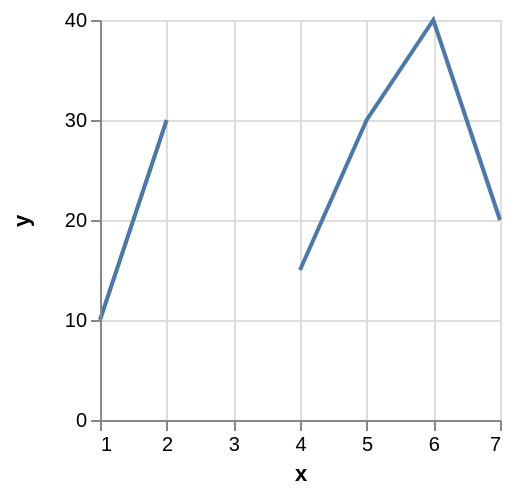

Vega-Lite specification stored for this chart:
### Vega specification from a JSON file in a GitHub repository (floating-point values rounded to 4 significant figures)
{"$schema": "https://vega.github.io/schema/vega/v3.json", "description": "A simple bar chart with embedded data.", "autosize": "pad", "padding": 5, "width": 200, "height": 200, "style": "cell", "data": [{"name": "source_0", "values": [{"x": 1, "y": 10}, {"x": 2, "y": 30}, {"x": 3, "y": null}, {"x": 4, "y": 15}, {"x": 5, "y": 30}, {"x": 6, "y": 40}, {"x": 7, "y": 20}]}, {"name": "data_0", "source": "source_0", "transform": [{"type": "formula", "expr": "toNumber(datum[\"x\"])", "as": "x"}, {"type": "formula", "expr": "toNumber(datum[\"y\"])", "as": "y"}]}], "marks": [{"name": "marks", "type": "line", "style": ["line"], "sort": {"field": "datum[\"x\"]", "order": "descending"}, "from": {"data": "data_0"}, "encode": {"update": {"stroke": {"value": "#4c78a8"}, "x": {"scale": "x", "field": "x"}, "y": {"scale": "y", "field": "y"}, "defined": {"signal": "datum[\"x\"] !== null && !isNaN(datum[\"x\"]) && datum[\"y\"] !== null && !isNaN(datum[\"y\"])"}}}}], "scales": [{"name": "x", "type": "linear", "domain": {"data": "data_0", "field": "x"}, "range": [0, {"signal": "width"}], "nice": true, "zero": false}, {"name": "y", "type": "linear", "domain": {"data": "data_0", "field": "y"}, "range": [{"signal": "height"}, 0], "nice": true, "zero": true}], "axes": [{"scale": "x", "orient": "bottom", "title": "x", "labelFlush": true, "labelOverlap": true, "tickCount": {"signal": "ceil(width/40)"}, "zindex": 1}, {"scale": "x", "orient": "bottom", "grid": true, "tickCount": {"signal": "ceil(width/40)"}, "gridScale": "y", "domain": false, "labels": false, "maxExtent": 0, "minExtent": 0, "ticks": false, "zindex": 0}, {"scale": "y", "orient": "left", "title": "y", "labelOverlap": true, "tickCount": {"signal": "ceil(height/40)"}, "zindex": 1}, {"scale": "y", "orient": "left", "grid": true, "tickCount": {"signal": "ceil(height/40)"}, "gridScale": "x", "domain": false, "labels": false, "maxExtent": 0, "minExtent": 0, "ticks": false, "zindex": 0}], "config": {"axisY": {"minExtent": 30}}}
